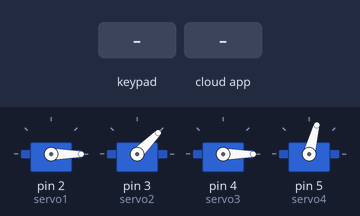
This program was run on a simulated Arduino Mega 2560, built with avr-gcc and run on an emulated ATmega2560. On the bench: 4 × servo. The test bench sets the inputs (shaded band). The RemoteXY app is connected.

Above: at 1.2 s.
1.3 s: key '1' pressed
At 2.4 s:
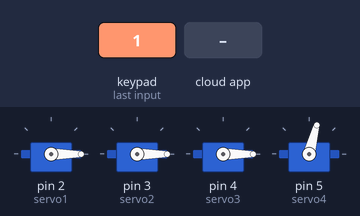
2.8 s: the phone or cloud app sets Base_slider to 50
At 3.4 s:
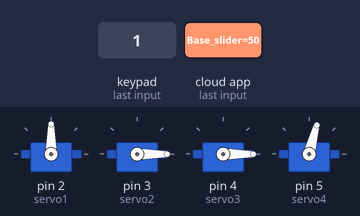
4.3 s: the phone or cloud app sets Arm1_slider to 25
At 5.5 s:
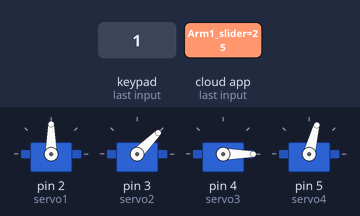
5.8 s: the phone or cloud app sets Arm1_slider to 0
At 6.8 s:
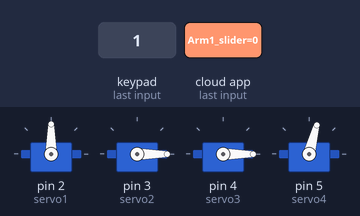
7.3 s: the phone or cloud app sets Arm2_slider to 100
At 8.0 s:
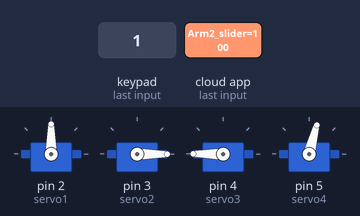
8.8 s: the phone or cloud app sets Base_slider to 0
At 9.1 s:
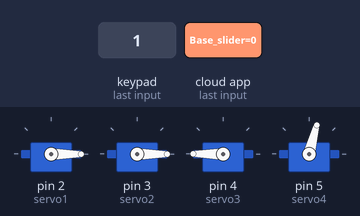
Timing chart, 0 to 11.3 s (numbered marks = the images above; inputs shaded):
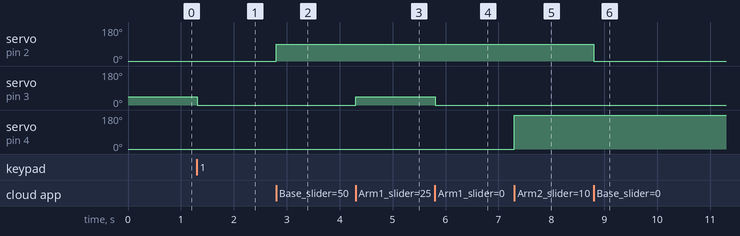

Measured:
- after the input at 1.3 s, servo on pin 3 (servo2): 45° → 0° at once
- after the input at 2.8 s, servo on pin 2 (servo1): 0° → 90° at once
- after the input at 4.3 s, servo on pin 3 (servo2): 0° → 45° at once
- after the input at 5.8 s, servo on pin 3 (servo2): 45° → 0° at once
- after the input at 7.3 s, servo on pin 4 (servo3): 0° → 180° at once
- after the input at 8.8 s, servo on pin 2 (servo1): 90° → 0° at once

The program:

main.cpp
```cpp
// Base height
#include <math.h>
#include <Servo.h>
// RemoteXY select connection mode and include library
#define REMOTEXY_MODE__SOFTSERIAL
#include <SoftwareSerial.h>
#include <RemoteXY.h>
#include <Keypad.h>

#include <main.h>


// keypad setup
Keypad keypad = Keypad(makeKeymap(keys), rowPins, colPins, ROWS, COLS);
// this structure defines all the variables and events of your control interface

struct {

    // input variables
  int8_t Base_slider; // =0..100 slider position
  int8_t Arm1_slider; // =0..100 slider position
  int8_t Arm2_slider; // =0..100 slider position
  uint8_t gripper_button; // =1 if state is ON, else =0

    // other variable
  uint8_t connect_flag;  // =1 if wire connected, else =0

} RemoteXY;
#pragma pack(pop)
// Link lengths (replace with your specific values in cm)
float l1 = 12.0;  // Height of the first link
float l2 = 15.0;  // Height of the second link

// Base height
float base_height = 9;  // Base origin is at +5 z-axis


void forwardKinematics(int theta1, int theta2, int theta3, float &x, float &y, float &z) {
  x = l1 * cos(theta1) + l2 * cos(theta1 + theta2) + theta3;
  y = l1 * sin(theta1) + l2 * sin(theta1 + theta2);
  z = base_height;  // Base height
}

void inverseKinematics(int x, int y, int z, int &theta1, int &theta2, int &theta3) {
  theta3 = z - base_height;  // Third link is directly related to z

  float c = sqrt(x*x + y*y);
  theta1 = atan2(y, x);

  float alpha = atan2(z - base_height, c);
  float beta = acos((l1*l1 + c*c - l2*l2) / (2*l1*c));

  theta2 = M_PI - beta;  // Second link angle
}

void initial_position() {
  servo1.write(0);
  servo2.write(45);
  servo3.write(0);
  release();
}

// go to position with theta values
void go(u8 &theta1, u8 &theta2, u8 &theta3) {
  servo1.write(theta1);
  delay(500);
  servo2.write(theta2);
  delay(500);
  servo3.write(theta3);
  delay(500);

}
void move_to_box(u8 theta1, u8 theta2, u8 theta3) {
  inverseKinematics(10, 10, 10, theta1, theta2, theta3);
  go(theta1, theta2, theta3);
}

void grab() {
  if(IRSensor > 150){
    // Set gripper to closed position
    servo4.write(0);
  }else{
    initial_position();
  }
}

void release() {
  servo4.write(75);  // Set gripper to open position
}


void pick(float xi, float yi, float zi, float xf, float yf, float zf) {
  initial_position();
  inverseKinematics(xi, yi, zi, theta1, theta2, theta3);
  grab();
  go(theta1, theta2, theta3);
  move_to_box(theta1, theta2, theta3);
}

void setup() {
  Serial.begin(9600);
  u16 IRsensor = analogRead(IRSensor);
  // Attach servos to pins
  servo1.attach(2);
  servo2.attach(3);
  servo3.attach(4);
  servo4.attach(5);
  RemoteXY_Init ();
}

void loop() {
  // Loop can remain empty as our operations are done in the pick function
  RemoteXY_Handler ();
   char key = keypad.getKey();
  if (key) {
    if (key == '0') {
      controlState = 0;
    } else if (key == '1') {
      controlState = 1;
    }
  }
 if (controlState == 1) {
   //CONTROL STATE = 1
    float theta1 = map(RemoteXY.Base_slider, 0, 100, 0, 180);
    float theta2 = map(RemoteXY.Arm1_slider, 0, 100, 0, 180);
    float theta3 = map(RemoteXY.Arm2_slider, 0, 100, 0, 180);
    if (RemoteXY.gripper_button == 1) {
      grab();
    } else {
      release();

    }

    servo1.write(theta1);
    servo2.write(theta2);
    servo3.write(theta3);

    if (RemoteXY.gripper_button == 1) {
      grab();
    } else {
      release();
    }

  } else {
   //CONTROL STATE = 0
    initial_position();
    grab();
  }

}
```

main.h
```cpp
#ifndef MAIN.H
#define MAIN.H


// RemoteXY connection settings
#define REMOTEXY_SERIAL_RX 52
#define REMOTEXY_SERIAL_TX 53
#define REMOTEXY_SERIAL_SPEED 9600

bool controlState = 0;
const byte ROWS = 4;
const byte COLS = 3;
char keys[ROWS][COLS] = {
  {'1','2','3'},
  {'4','5','6'},
  {'7','8','9'},
  {'*','0','#'}
};

byte rowPins[ROWS] = {12, 11, 10, 9};
byte colPins[COLS] = {8,7,6};


int IRSensor = A0; // connect ir sensor module to Arduino pin 9


// RemoteXY configurate
#pragma pack(push, 1)
uint8_t RemoteXY_CONF[] =   // 51 bytes
  { 255,4,0,0,0,44,0,16,200,1,4,0,13,15,5,63,2,26,4,0,
  7,15,5,63,2,26,4,0,19,15,5,63,2,26,10,48,39,39,15,15,
  4,26,31,79,78,0,31,79,70,70,0 };

// Servo objects
Servo servo1;
Servo servo2;
Servo servo3;
Servo servo4;


// init theta values
u8 theta1 = 0;
u8 theta2 = 0;
u8 theta3 = 0;


void forwardKinematics(u8 theta1, u8 theta2, u8 theta3, u8 &x, u8 &y, u8 &z);
void inverseKinematics(float x, float y, float z, u8 &theta1, u8 &theta2, u8 &theta3);
void initial_position(void);
void move_to_box(u8 theta1, u8 theta2, u8 theta3);
void grab(void);
void release(void);
void pick(float xi, float yi, float zi, float xf, float yf, float zf);
void go(u8 &theta1, u8 &theta2, u8 &theta3);
void setup(void);
void loop(void);
#endif
```
